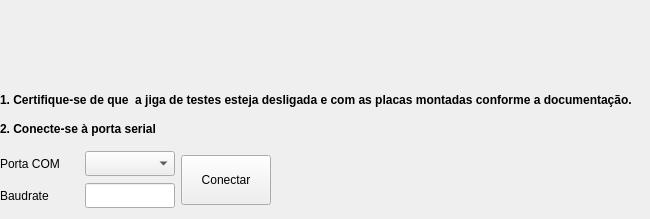
  <widget class="QWizardPage" name="PageIntro">
   <widget class="QLabel" name="label">
    <property name="geometry">
     <rect>
      <x>0</x>
      <y>80</y>
      <width>641</width>
      <height>40</height>
     </rect>
    </property>
    <property name="font">
     <font>
      <weight>75</weight>
      <bold>true</bold>
     </font>
    </property>
    <property name="text">
     <string>1. Certifique-se de que  a jiga de testes esteja desligada e com as placas montadas conforme a documentação.</string>
    </property>
   </widget>
   <widget class="QLabel" name="label_3">
    <property name="geometry">
     <rect>
      <x>0</x>
      <y>0</y>
      <width>70</width>
      <height>70</height>
     </rect>
    </property>
    <property name="maximumSize">
     <size>
      <width>70</width>
      <height>70</height>
     </size>
    </property>
    <property name="text">
     <string/>
    </property>
    <property name="pixmap">
     <pixmap>images/sirius_logo.jpeg</pixmap>
    </property>
   </widget>
   <widget class="QWidget" name="layoutWidget_2">
    <property name="geometry">
     <rect>
      <x>0</x>
      <y>150</y>
      <width>271</width>
      <height>60</height>
     </rect>
    </property>
    <layout class="QHBoxLayout" name="horizontalLayout_3">
     <item>
      <layout class="QGridLayout" name="gridLayout_2">
       <item row="0" column="0">
        <widget class="QLabel" name="label_16">
         <property name="text">
          <string>Porta COM</string>
         </property>
        </widget>
       </item>
       <item row="0" column="1">
        <widget class="QComboBox" name="comboComPort">
         <property name="minimumSize">
          <size>
           <width>90</width>
           <height>25</height>
          </size>
         </property>
         <property name="maximumSize">
          <size>
           <width>90</width>
           <height>25</height>
          </size>
         </property>
        </widget>
       </item>
       <item row="1" column="0">
        <widget class="QLabel" name="label_17">
         <property name="text">
          <string>Baudrate</string>
         </property>
        </widget>
       </item>
       <item row="1" column="1">
        <widget class="QLineEdit" name="leBaudrate">
         <property name="minimumSize">
          <size>
           <width>90</width>
           <height>25</height>
          </size>
         </property>
         <property name="maximumSize">
          <size>
           <width>90</width>
           <height>25</height>
          </size>
         </property>
        </widget>
       </item>
      </layout>
     </item>
     <item>
      <widget class="QPushButton" name="pbConnectSerialPort">
       <property name="minimumSize">
        <size>
         <width>90</width>
         <height>50</height>
        </size>
       </property>
       <property name="maximumSize">
        <size>
         <width>90</width>
         <height>50</height>
        </size>
       </property>
       <property name="text">
        <string>Conectar</string>
       </property>
      </widget>
     </item>
    </layout>
   </widget>
   <widget class="QLabel" name="label_18">
    <property name="geometry">
     <rect>
      <x>0</x>
      <y>120</y>
      <width>201</width>
      <height>17</height>
     </rect>
    </property>
    <property name="font">
     <font>
      <weight>75</weight>
      <bold>true</bold>
     </font>
    </property>
    <property name="text">
     <string>2. Conecte-se à porta serial</string>
    </property>
   </widget>
   <widget class="QLabel" name="label_9">
    <property name="geometry">
     <rect>
      <x>77</x>
      <y>1</y>
      <width>16</width>
      <height>16</height>
     </rect>
    </property>
    <property name="text">
     <string/>
    </property>
    <property name="pixmap">
     <pixmap>../../../../../Downloads/cnpem_image.gif</pixmap>
    </property>
   </widget>
  </widget>
